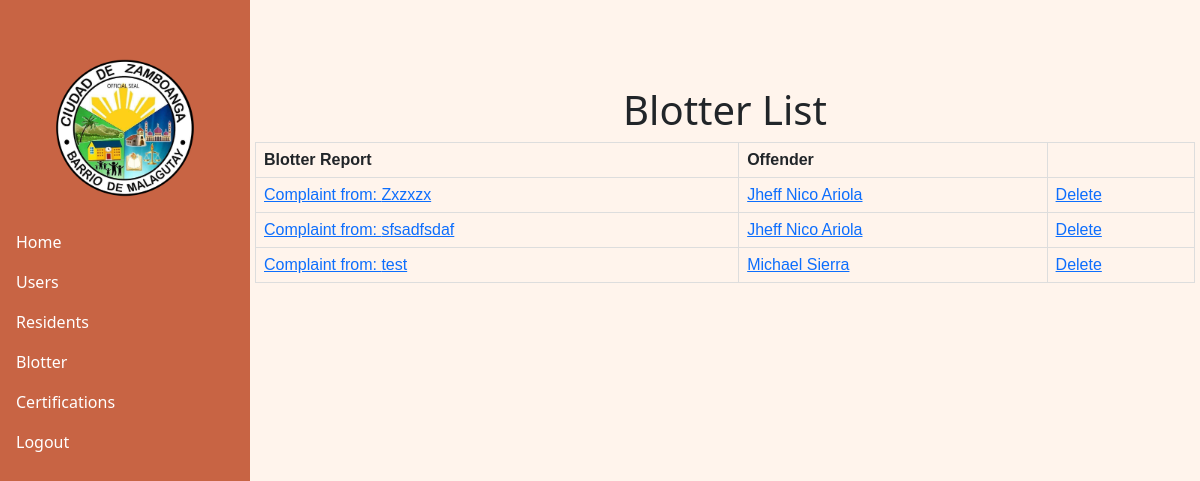
Page /blotter_display/ on the earlier database version.
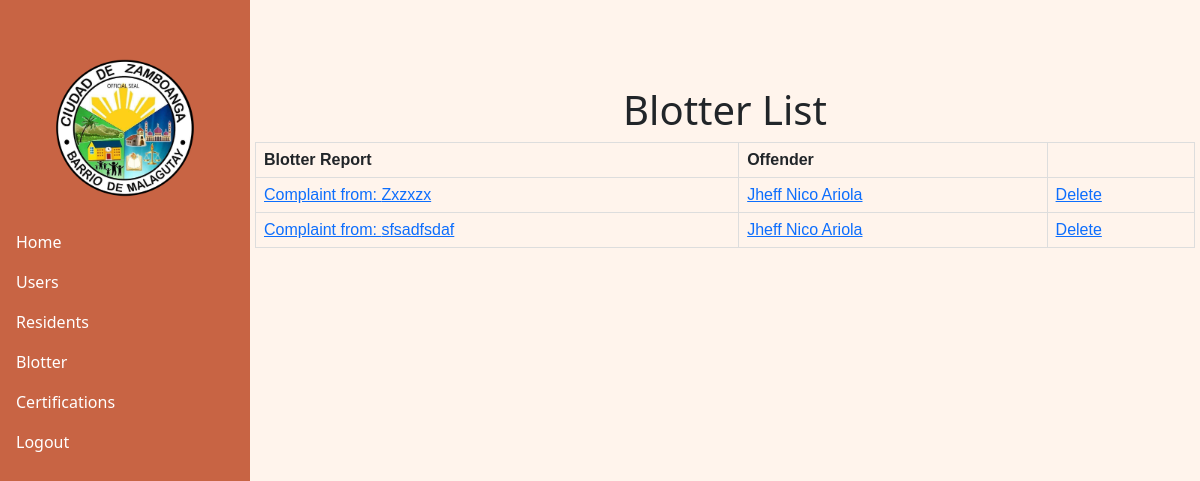
Same page on the later database version.
### Blotter/models.py (models this page shows)
class Blotreport (models.Model):
    Offender = models.ForeignKey (Resident, null = True, default = None, on_delete = models.CASCADE)
    Complainant = models.CharField (max_length = 50)
    Complaint = models.TextField(max_length = 250)
    created_date = models.DateTimeField (auto_now_add=True)
    modified_date = models.DateTimeField (auto_now=True)

### Resident/models.py (models this page shows)
class Resident (models.Model):
    pic = models.ImageField(null=True, blank = True, verbose_name="Profile Picture", upload_to= "images/")
    First_name = models.CharField(max_length=50)
    Last_name = models.CharField(max_length=50)
    Middle_name = models.CharField(max_length=50)
    Birthdate = models.DateField(auto_now_add=False, auto_now=False)
    Gender_choices = (
        ('Male','Male'),
        ('Female','Female')
        )
    Gender = models.CharField(max_length=100, choices=Gender_choices, default = "Not Specified")
    Contact = models.CharField(max_length=11)
    Cstatus_choices = (
        ('Single','Single'),
        ('Married','Married'),
        ('Divorced','Divorced'),
        ('Separated','Separated'),
        ('Widowed','Widowed'),
        )
    Marital_status = models.CharField(max_length=100, choices = Cstatus_choices, default = "")
    Citizenship = models.CharField(max_length=100)
    Religion = models.CharField(max_length=100)
    Occupation = models.CharField(max_length=100)
    Vac_choices = (
        ('Vaccinated','Vaccinated'),
        ('Non-Vaccinated','Non-Vaccinated')
    )
    Vaccination = models.CharField(max_length=100, choices = Vac_choices, verbose_name="Vaccination Status", default="")
    Address = models.TextField(max_length=250, verbose_name="Street Address")
    Blacklisted = models.BooleanField(default = False)
    created_date = models.DateTimeField(auto_now_add=True)
    modified_date = models.DateTimeField(auto_now=True)
    def __str__(self):
        return f'{self.First_name} {self.Last_name}'

### Blotter/views.py (the view)
# urls.py: path('blotter_display/', Blotter_display, name = "blotter_display"),
def Blotter_display(request):
    Blotter_obj = Blotreport.objects.all()
    context = {
        'Blotter_obj' : Blotter_obj
    }
    return render(request, "blotter/blotter_display.html", context = context)

### templates/blotter/blotter_display.html (shortened to what this page needs)
{%  extends 'base.html' %}
{% load static %}
{% block content %}
<h1 style="text-align: center;">Blotter List</h1>
<table>
    <tr>
        <th>Blotter Report</th>
        <th>Offender</th>
        <th></th>
    </tr>
    {% for blot in Blotter_obj reversed %}
    <tr>
        <td><a href="{% url 'blotter_details' blot.id %}">Complaint from: {{blot.Complainant}}</a></td>
        <td><a href = "{% url 'resident_profile' blot.Offender.id %}">{{blot.Offender}}</a></td>
        <td><a href="{% url 'delete_report' blot.id %}">Delete</a></td>
    </tr>
     {% endfor %}
</table>
{% endblock content %}

Differences in the rows shown:
removed Blotreport: Complainant "test", Offender "Michael Sierra"
